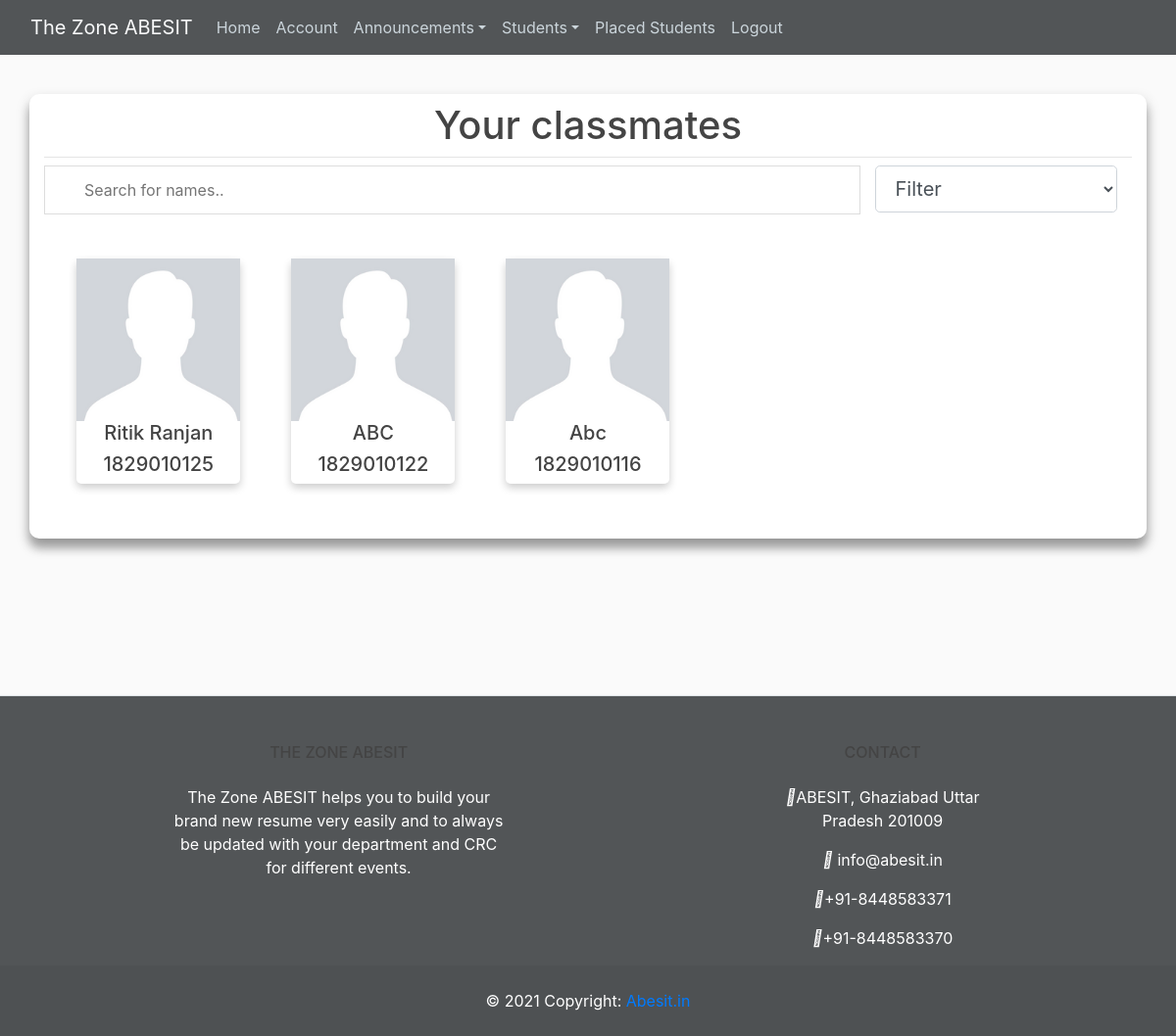
The page /students/1/CSE (signed in) on the database its author committed.
### zone/models.py (models this page shows, shortened)
class Student(db.Model, UserMixin):
    user_id = db.Column(db.String(12), primary_key=True, unique=True, nullable=False)
    name = db.Column(db.String(20), nullable=False)
    email = db.Column(db.String(120), unique=True, nullable=False)
    year = db.Column(db.String(1), nullable=False)
    branch = db.Column(db.String(30), nullable=False)
    headline = db.Column(db.String(100), nullable=False, default='Student')
    about = db.Column(db.String(300))
    clg_name = db.Column(db.String(30), nullable=False)
    mobile = db.Column(db.String(10), unique=True, nullable=False)
    image_file = db.Column(db.String(20), nullable=False, default='profile_default.jpg')
    skills = db.Column(db.String(500))
    password = db.Column(db.String(60), nullable=False)
    placement_info = db.Column(db.String(20), nullable=False, default="Not Placed")
    letter = db.Column(db.String(20))
    seen_department = db.Column(db.String(6), nullable=False, default="False")
    seen_crc = db.Column(db.String(6), nullable=False, default="False")
    projects = db.relationship('Project', backref='creator', lazy=True)
    placement = db.relationship('PlacedStudent', backref='placed')

### zone/routes.py (the view)
@app.route("/students/<string:year>/<string:branch>")
@login_required
def students(year, branch):
    if session['user'] == 'student':
        student = Student.query.filter_by(user_id=current_user.user_id).first()
    else:
        student = None
    student_classmates = Student.query.filter_by(year=year, branch=branch).all()
    return render_template('classmates.html', classmates=student_classmates, student=student)

### zone/models.py (called while the page is built)
@login_manager.user_loader
def load_user(user_id):
    student = Student.query.get(user_id)
    department_faculty = Faculty.query.get(user_id)
    crc_faculty = CRC.query.get(user_id)
    if student:
        return student
    elif department_faculty:
        return department_faculty
    else:
        return crc_faculty

### zone/Templates/classmates.html (shortened to what this page needs)
{% extends "base.html" %}
{% block content %}
    <div class="container container-form" style="margin-bottom:10rem">
        {% if session['user'] == 'student' %}
            <h1 style="text-align:center;margin:0.5rem">Your classmates</h1>
        {% else %}
            <h1 style="text-align:center;margin:0.5rem">Students</h1>
        {% endif %}
        <hr>
        {% if classmates %}
        <div class="row">
            <input class="col-md" type="text" id="myInput" onkeyup="myFunction();" placeholder="Search for names.." title="Type in a name">
            <div class="col-md-3">
                <select id="filter" class="form-control-lg form-control" onchange="filter();">
                    <option value="filter">Filter</option>
                </select>
            </div>
        </div>
        <div id="data" class="gallery-container">
            {% for student in classmates %}
            <div class="gallery-card">
                <a href="/student_account/{{ student.user_id }}">
                    <img src="{{ url_for('static', filename='profile_pics/' + student.image_file) }}" alt="Avatar" style="width:100%">
                    <div >
                        <H5 class="placement-name">{{student.name}}</H5>
                        <h5 class="placement-package">{{student.user_id}}</h5>
                    </div>
                </a>
            </div>
            {% endfor %}
        </div>
        {% else %}
            <h5 class="t-des" style="margin-top:10rem;margin-bottom:10rem;text-align:center">No student added of this branch and year</h5>
        {% endif %}
    </div>
{% endblock content %}

### zone/static/home.css (style rules this page uses)
.gallery-container { display:grid; grid-template-columns: 20% 20% 20% 20%; grid-column-gap: 5%; grid-row-gap: 15px; margin: 3%; margin-bottom: 5%; }
.gallery-card { box-shadow: 0 4px 8px 0 rgba(0,0,0,0.2); transition: 0.3s; width: 100%; max-width: 15rem; border-radius: 5px; }
.placement-name { text-align:center; }
.placement-package { text-size:1.3rem; text-align:center; }
a { text-decoration: none; }

### zone/static/main.css (style rules this page uses)
body { background: #fafafa; color: #333333; margin-top: 6rem; }
h1, h2, h3, h4, h5, h6 { color: #444444; }
.container-form { background-color: #fff; box-sizing: border-box; border-radius: 10px; box-shadow: 0 7px 14px rgba(0,0,0,0.25), 0 10px 10px rgba(0,0,0,0.22); position: relative; overflow: hidden; }
.row { margin: auto; display: flex; }
.placement-name { text-align:center; }
.placement-package { text-size:1.3rem; text-align:center; }
.gallery-container { display:grid; grid-template-columns: 16% 16% 16% 16% 16%; grid-column-gap: 5%; grid-row-gap: 15px; margin: 3%; margin-bottom: 5%; }
.gallery-card { box-shadow: 0 4px 8px 0 rgba(0,0,0,0.2); transition: 0.3s; width: 100%; border-radius: 5px; }
@media (min-width: 576px) { .container-sm, .container { max-width: 540px; } }
@media (min-width: 768px) { .container-md, .container-sm, .container { max-width: 720px; } }
@media (min-width: 992px) { .container-lg, .container-md, .container-sm, .container { max-width: 960px; } }
@media (min-width: 1200px) { .container-xl, .container-lg, .container-md, .container-sm, .container { max-width: 1140px; } }
hr { margin-top:0.5rem; margin-bottom:0.5rem; }
* { margin: 0; padding: 0; -webkit-box-sizing: border-box; -moz-box-sizing: border-box; box-sizing: border-box; }
#myInput { background-position: 10px 12px; background-repeat: no-repeat; width: 100%; font-size: 16px; padding: 12px 20px 12px 40px; border: 1px solid #ddd; margin-bottom: 12px; }

### rows shown on the page
Student: image_file (placeholder picture), name "Ritik Ranjan", user_id "1829010125"
Student: image_file (placeholder picture), name "ABC", user_id "1829010122"
Student: image_file (placeholder picture), name "Abc", user_id "1829010116"
